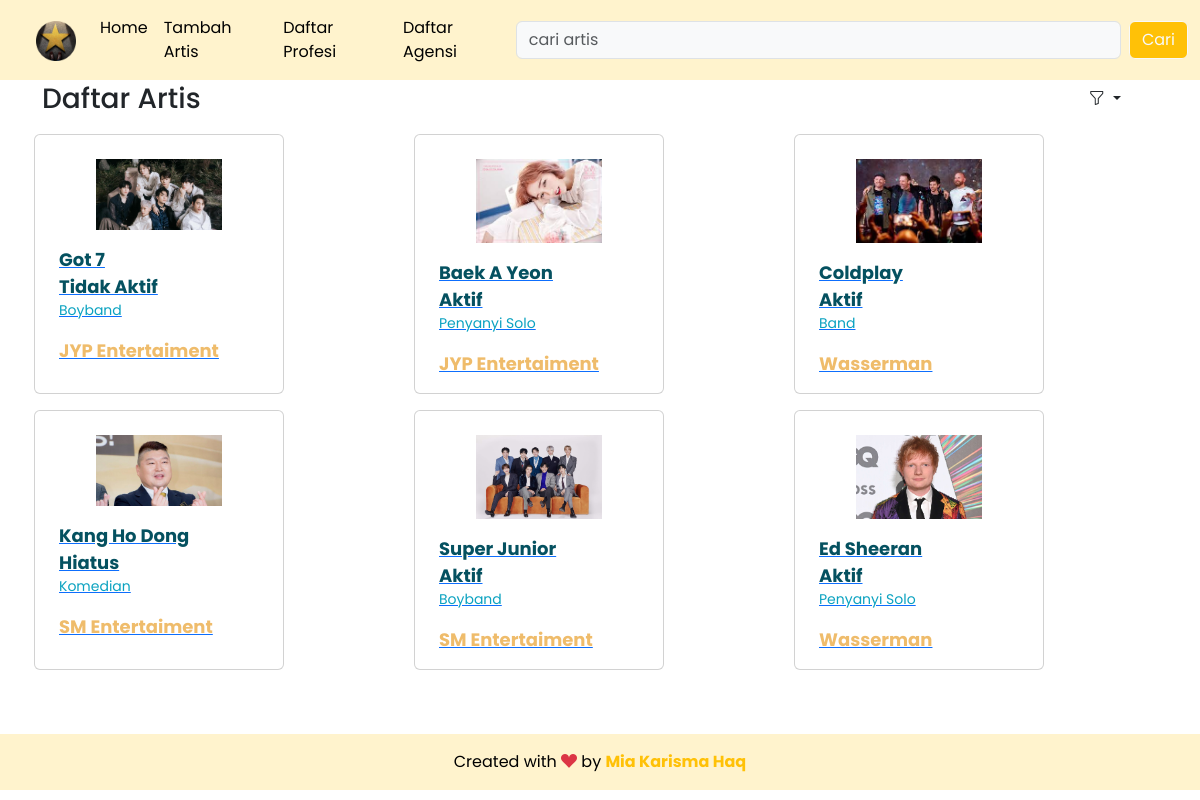
The app's page /dpbo_starter/index.php with its own data.
### tables this page shows
CREATE TABLE `artis` (
  `id_artis` int(11) NOT NULL,
  `image` varchar(255) NOT NULL,
  `nama` varchar(255) NOT NULL,
  `status_karir` varchar(255) NOT NULL,
  `tahun_debut` int(11) NOT NULL,
  `id_profesi` int(11) NOT NULL,
  `id_agensi` int(11) NOT NULL
);

CREATE TABLE `profesi` (
  `id_profesi` int(11) NOT NULL,
  `nama_profesi` varchar(255) NOT NULL
);

CREATE TABLE `agensi` (
  `id_agensi` int(11) NOT NULL,
  `nama_agensi` varchar(255) NOT NULL
);

### dpbo_starter/config/db.php (called while the page is built)
<?php
$DB_HOST = "localhost";
$DB_USERNAME = "root";
$DB_PASSWORD = "";
$DB_NAME = "db_showbiz";

### dpbo_starter/classes/DB.php (called while the page is built, shortened)
<?php
class DB
{
    private $hostname;
    private $username;
    private $password;
    private $dbname;
    private $conn;
    private $result;
    function __construct($hostname, $username, $password, $dbname)
    {
        $this->hostname = $hostname;
        $this->username = $username;
        $this->password = $password;
        $this->dbname = $dbname;
    }
    function open()
    {
        $this->conn = mysqli_connect($this->hostname, $this->username, $this->password, $this->dbname);
    }
    function execute($query)
    {
        $this->result = mysqli_query($this->conn, $query);
    }
    function getResult()
    {
        return mysqli_fetch_array($this->result);
    }
}

### dpbo_starter/classes/Artis.php (called while the page is built, shortened)
<?php
class Artis extends DB
{
    function sortArtis($keyword)
    {
        $sql = "SELECT * FROM artis JOIN profesi ON artis.id_profesi=profesi.id_profesi JOIN agensi ON artis.id_agensi=agensi.id_agensi ORDER BY $keyword";
        return $this->execute($sql);
    }
}

### dpbo_starter/index.php (the view, shortened to what this page needs)
<?php
include('config/db.php');
include('classes/DB.php');
include('classes/Agensi.php');
include('classes/Artis.php');
include('classes/Template.php');
$listArtis = new Artis($DB_HOST, $DB_USERNAME, $DB_PASSWORD, $DB_NAME);
$listArtis->open();
$listArtis->getArtisJoin();
if (isset($_POST['submit_search'])) {
    $listArtis->searchArtis($_POST['cari']);
} else {
    $sort = isset($_GET['sort']) ? $_GET['sort'] : '';
    if ($sort === 'asc') {
        $listArtis->sortArtis("id_artis ASC");
    } else {
        $listArtis->sortArtis("id_artis DESC");
    }
}
$data = null;
while ($row = $listArtis->getResult()) {
    $data .= '<div class="col-4 gx-2 gy-3 justify-content-between">' .
        '<div class="card pt-4 px-2 artis-thumbnail" style="height: 260px;">
        <a href="detail.php?id=' . $row['id_artis'] . '">
            <div class="row justify-content-center">
                <img src="assets/images/' . $row['image'] . '" class="card-img-top" alt="' . $row['image'] . '">
            </div>
            <div class="card-body">
                <p class="card-text artis-nama my-0">' . $row['nama'] . '</p>
                <p class="card-text artis-nama my-0">' . $row['status_karir'] . '</p>
                <p class="card-text profesi-nama">' . $row['nama_profesi'] . '</p>
                <p class="card-text agensi-nama my-0">' . $row['nama_agensi'] . '</p>
            </div>
        </a>
    </div>
    </div>';
}

### dpbo_starter/classes/Template.php (shortened to what this page needs)
<?php
class Template
{
    var $content = '';
    function __construct($filename = '')
    {
        $this->content = implode('', @file($filename));
    }
    function clear()
    {
        $this->content = preg_replace("/DATA_[A-Z|_|0-9]+/", "", $this->content);
    }
    function write()
    {
        print $this->content;
    }
    function replace($old = '', $new = '')
    {
        if (is_int($new)) {
            $value = sprintf("%d", $new);
        } elseif (is_float($new)) {
            $value = sprintf("%f", $new);
        } elseif (is_array($new)) {
            $value = '';
            foreach ($new as $item) {
                $value .= $item . ' ';
            }
        } else {
            $value = $new;
        }
        $this->content = preg_replace("/$old/", $value, $this->content);
    }
}

### records on screen
artis: image (picture), nama "Got 7", status_karir "Tidak Aktif", id_profesi.nama_profesi "Boyband", id_agensi.nama_agensi "JYP Entertaiment"
artis: image (picture), nama "Baek A Yeon", status_karir "Aktif", id_profesi.nama_profesi "Penyanyi Solo", id_agensi.nama_agensi "JYP Entertaiment"
artis: image (picture), nama "Coldplay", status_karir "Aktif", id_profesi.nama_profesi "Band", id_agensi.nama_agensi "Wasserman"
artis: image (picture), nama "Kang Ho Dong", status_karir "Hiatus", id_profesi.nama_profesi "Komedian", id_agensi.nama_agensi "SM Entertaiment"
artis: image (picture), nama "Super Junior", status_karir "Aktif", id_profesi.nama_profesi "Boyband", id_agensi.nama_agensi "SM Entertaiment"
artis: image (picture), nama "Ed Sheeran", status_karir "Aktif", id_profesi.nama_profesi "Penyanyi Solo", id_agensi.nama_agensi "Wasserman"
